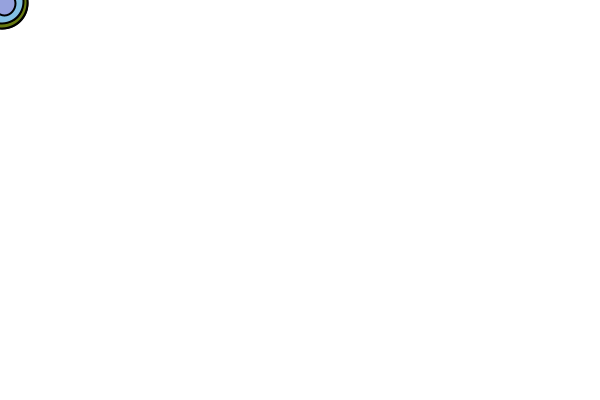
Frame 1 (no input)
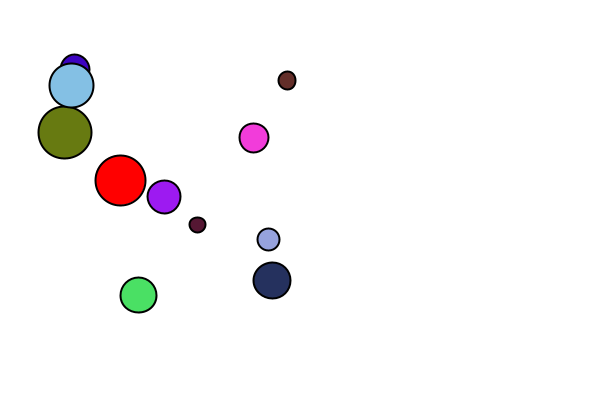
Frame 60 (the mouse pressed at the canvas centre just before this capture)
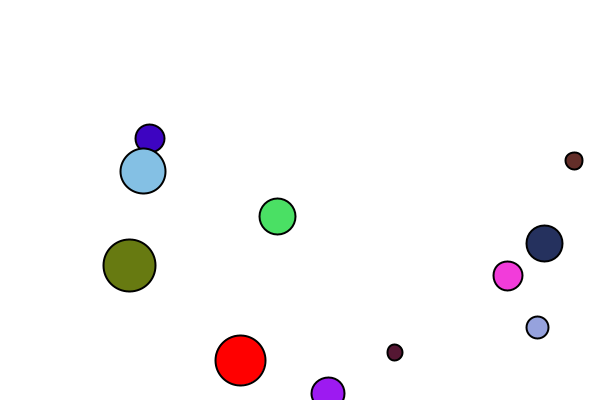
Frame 120 (the mouse held since frame 60 and released just before this capture)

The Processing sketch that drew these frames (run headless with seeded random() and noise(); from frame 60 on, the mouse is pressed at the canvas centre):

// Processing sketch: EVector_9_18_19
// ── EVector_9_18_19.pde
Ball2D b;
Ball2D [] b_balls2d = new Ball2D[10];
Ball3D [] b_balls3d = new Ball3D[10];
color col;
void setup(){
size(600, 400);
//smooth(); //active by default
for (int i =0; i < b_balls2d.length; i++){
b_balls2d[i] = new Ball2D(random(1,6), random(1,6), color(random(255), random(255), random(255)), random(15, 60));
}
b = new Ball2D(2,3,color(255, 0,0), 50);
}
void draw(){
background(255, 255, 255);//white
b.move();
b.display();
for (int i =0; i < b_balls2d.length; i++){
b_balls2d[i].move();
b_balls2d[i].display();
}

}

// ── Ball2D.pde
class Ball2D{
PVector location;
PVector speed;
color col;
float diameter;

Ball2D(float speedX, float speedY, color col, float diameter){
  location = new PVector(0, 0);
speed = new PVector(speedX, speedY);
this.col = col;
this.diameter = diameter;
}

void move(){
location.add(speed);

if(location.x > width || location.x <  0){
speed.x = speed.x * -1;}
if(location.y > height || location.y <  0){
speed.y = speed.y * -1;}
}

void display(){
stroke(0);
strokeWeight(2);
fill(col);
ellipse(location.x, location.y, diameter, diameter);

}
}

// ── Ball3D.pde
class Ball3D{
EVector3D location;
EVector3D speed;
color col;
float diameter;

Ball3D(float speedX, float speedY, float speedZ, color col, float diameter){
this.col = col;
location = new EVector3D(0, 0, 0);
speed = new EVector3D(speedX, speedY, speedZ);
this.col = col;
this.diameter = diameter;
}

void move(){
location.add(speed);

if(location.x > width || location.x <  0){
speed.x = speed.x * -1;}
if(location.y > height || location.y <  0){
speed.y = speed.y * -1;}
}

void display(){
stroke(0);
strokeWeight(2);
fill(col);
ellipse(location.x, location.y, diameter, diameter);

}
}

// ── EVector2D.pde
class EVector2D {
  float x;
  float y;

  EVector2D(float x, float y){
    this.x = x;
    this.y = y;
  }

  void add(EVector2D vector) {
    x = x + vector.x;
    y = y + vector.y;
  }

  void sub(EVector2D vector) {
    x = x - vector.x;
    y = y - vector.y;
  }

  void mult(float n) {//equivalent to scaling 
    x = x *n;
    y = y *n;
  }

  float mag() {
    return sqrt((x*x) + (y*y));
  }

  void normalize() { // determine a pre-enforced scale irrespective of context magnitude
  float m = mag();
  if(m !=0){
      mult(1/m);
}
  
}
}

// ── EVector3D.pde
class EVector3D {
  float x;
  float y;
  float z;

  EVector3D(float x, float y, float z){
    this.x = x;
    this.y = y;
    this.z = z;
  }

  void add(EVector3D vector) {
    x = x + vector.x;
    y = y + vector.y;
  }

  void sub(EVector3D vector) {
    x = x - vector.x;
    y = y - vector.y;
  }

  void mult(float n) {//equivalent to scaling 
    x = x *n;
    y = y *n;
  }

  float mag() {
    return sqrt((x*x) + (y*y));
  }

  void normalize() { // determine a pre-enforced scale irrespective of context magnitude
  float m = mag();
  if(m !=0){
      mult(1/m);
}
  
}
}
